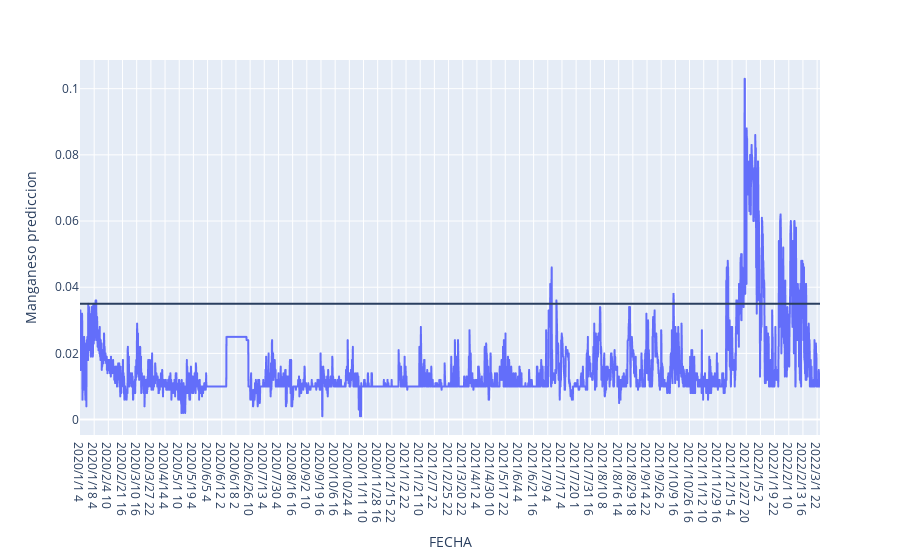

This figure's notebook cell:
### Code cell
fig = px.line(datos, x='FECHA', y="Manganeso prediccion")
fig.add_hline(y=0.035)
fig.show()

### Figure 1 — Plotly figure (JSON) as saved in the notebook; plotly's stock layout.template omitted (floating-point values rounded to 4 significant figures; data arrays with more than 128 entries replaced by an {"elided": "..."} marker saying what was removed)
{"data": [{"hovertemplate": "FECHA=%{x}<br>Manganeso prediccion=%{y}<extra></extra>", "legendgroup": "", "line": {"color": "#636efa", "dash": "solid"}, "marker": {"symbol": "circle"}, "mode": "lines", "name": "", "showlegend": false, "type": "scattergl", "x": {"elided": "3603 str values"}, "xaxis": "x", "y": {"elided": "3603 float values"}, "yaxis": "y"}], "layout": {"legend": {"tracegroupgap": 0}, "margin": {"t": 60}, "shapes": [{"type": "line", "x0": 0, "x1": 1, "xref": "x domain", "y0": 0.035, "y1": 0.035, "yref": "y"}], "xaxis": {"anchor": "y", "domain": [0, 1], "title": {"text": "FECHA"}}, "yaxis": {"anchor": "x", "domain": [0, 1], "title": {"text": "Manganeso prediccion"}}}}
